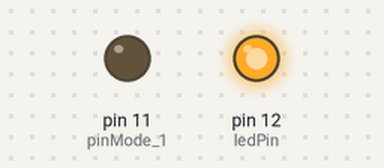
Recording of a sketch running on a simulated Arduino Uno, built with avr-gcc and run on an emulated ATmega328P. On the bench: output pins drawn as LEDs (lit = HIGH).

Above: at 0.5 s.
At 4.5 s:
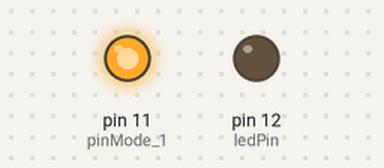
At 6.5 s:
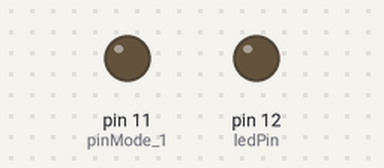
Timing chart, 0 to 10.4 s (numbered marks = the images above):
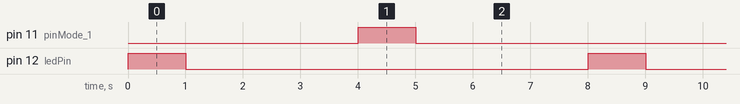

The sketch:

2_blinks1.ino
```cpp
// C++ code
//
int pinMode_1 = 11;

int ledPin = 12;


void setup()
{
  pinMode(pinMode_1, OUTPUT);
  pinMode(ledPin, OUTPUT);

}

void loop()
{
  digitalWrite(ledPin, HIGH);
  delay(1000); // Wait for 1000 millisecond(s)
  digitalWrite(ledPin, LOW);
  delay(1000); // Wait for 1000 millisecond(s)
  delay (2000);

  digitalWrite(pinMode_1, HIGH);
  delay(1000); // Wait for 1000 millisecond(s)
  digitalWrite(pinMode_1, LOW);
  delay(1000); // Wait for 1000 millisecond(s)
  delay (2000);


}
```

Measured:
- by itself, pin 11 (pinMode_1), pin 12 (ledPin): alternates HIGH for 1.0 s and LOW for 7.0 s
- by itself, everything shown: repeats every 8.0 s, in 4 steps
